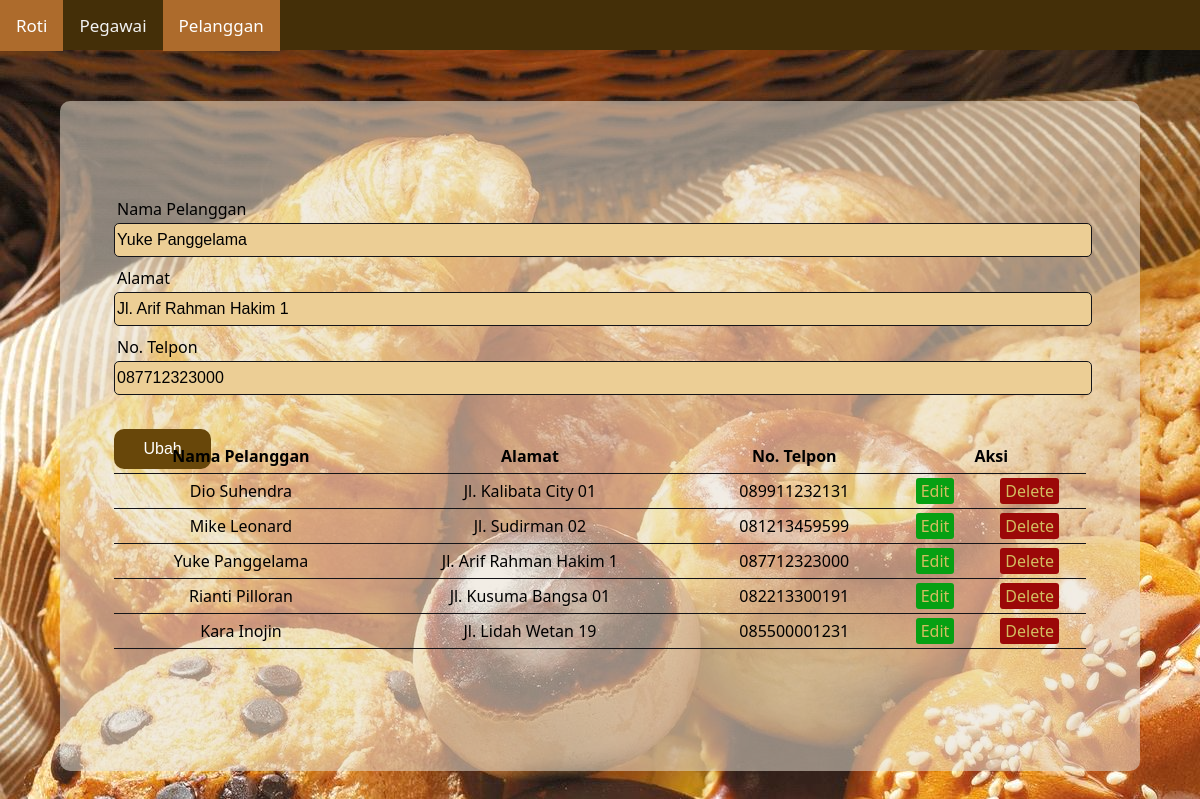
Screenshot of /pelanggan.php?edit=3 with the database file from the repository.
### tables this page shows
CREATE TABLE IF NOT EXISTS `pelanggan` (
  `id_pel` int(10) NOT NULL AUTO_INCREMENT,
  `nama_pel` varchar(20) NOT NULL,
  `alamat_pel` varchar(40) NOT NULL,
  `notelp_pel` char(12) NOT NULL,
  PRIMARY KEY (`id_pel`)
);

### conn_pelanggan.php (called while the page is built, shortened)
<?php
    $db = mysqli_connect('localhost', 'root', 'alfin99', 'tokoroti_db') or die ($db);
    $results = mysqli_query($db, "SELECT * FROM pelanggan");
?>

### pelanggan.php (the view, shortened to what this page needs)
<?php include('conn_pelanggan.php');
    if (isset($_GET['edit'])) {
        $idpel = $_GET['edit'];
        $edit_state = true;
        $rec = mysqli_query($db, "SELECT * FROM pelanggan WHERE id_pel=$idpel");
        $record = mysqli_fetch_array($rec);
        $name_pel = $record['nama_pel'];
        $alamat = $record['alamat_pel'];
        $notelp = $record['notelp_pel'];
    }
?>
<!DOCTYPE html>
<html lang="en">
<head>
    <link rel="stylesheet" href="style-pelanggan.css">
</head>
<body>
    <div class="header">
    <a class="active" href="roti.php">Roti</a>
            <a  href="pegawai.php">Pegawai</a>
            <a class="active" href="pelanggan.php">Pelanggan</a>
    </div>
    <div class="container">
        <div class="form-input">
            <form method="post" action="conn_pelanggan.php">
                <div class="input-group">
                    <label>Nama Pelanggan</label>
                    <input type="text" name="nama_pel" value="<?php echo $name_pel; ?>">
                </div>
                <div class="input-group">
                    <label>Alamat</label>
                    <input type="text" name="alamat_pel" value="<?php echo $alamat; ?>">
                </div>
                <div class="input-group">
                    <label>No. Telpon</label>
                    <input type="text" name="notelp_pel" value="<?php echo $notelp; ?>">
                </div>
                <div class="input-group">
                    <?php if ($edit_state == false): ?>
                    <button type="submit" name="simpan" class="btn">Simpan</button>
                    <?php else: ?>
                    <button type="submit" name="ubah" class="btn">Ubah</button>
                    <?php endif ?>
                </div>
            </form>
        </div>
        <div class="table-data">
            <table>
                <thead>
                    <tr>
                        <th>Nama Pelanggan</th>
                        <th>Alamat</th>
                        <th>No. Telpon</th>
                        <th colspan="2">Aksi</th>
                    </tr>
                </thead>
                <tbody>
                    <?php while ($row = mysqli_fetch_array($results)) { ?>
                    <tr>
                        <td><?php echo $row['nama_pel']; ?></td>
                        <td><?php echo $row['alamat_pel']; ?></td>
                        <td><?php echo $row['notelp_pel']; ?></td>
                        <td><a href="pelanggan.php?edit=<?php echo $row['id_pel']; ?>" class="edit-btn">Edit</a></td>
                        <td><a href="conn_pelanggan.php?del=<?php echo $row['id_pel']; ?>" class="del-btn">Delete</a></td>
                    </tr>
                    <?php } ?>
                </tbody>
            </table>
        </div>
    </div>
</body>
</html>

### style-pelanggan.css (style rules this page uses)
body { margin: 0; padding: 0; display: flex; justify-content: center; align-items: center; min-height: 100vh; background-image: url(img/bread-rolls-buns.jpg); font-family: 'Segoe UI', Tahoma, Geneva, Verdana, sans-serif; }
.header { top: 0; left: 0; text-align: center; background-color: #442f08; position: fixed; list-style: none; color: #FFFF; width: 100%; height: 50px; z-index: 1; }
.header a { float: left; color: #f2f2f2; text-align: center; padding: 14px 16px; text-decoration: none; font-size: 17px; }
.header a.active { background-color: rgb(173, 107, 44); color: white; }
.container { position: relative; width: 90%; margin-top: 6%; height: 670px; border-radius: 10px; align-items: center; display: flex; justify-content: space-around; background: rgba(231, 222, 208, 0.548); }
.container .form-input { position: absolute; width: 100%; display: flex; justify-content: center; align-items: center; height: 50%; padding: 5%; margin-top: -25%; border-radius: 10px; text-align: center; }
.container .table-data { position: absolute; width: 90%; display: flex; justify-content: center; align-items: center; height: 50%; padding: 5%; margin-top: 20%; border-radius: 10px; text-align: center; }
form { display: block; margin: auto; width: 100%; height: 100%; padding: 5%; text-align: left; }
.input-group { margin: 10px 0 10px 0px; }
.input-group label { display: block; text-align: left; margin: 3px; }
.input-group input { height: 30px; width: 100%; font-size: 16px; border-radius: 5px; background: rgb(236, 206, 149); border: 1px solid #141418; }
.btn { background-color: #68470a; border: none; color:rgb(255, 255, 255); width: 10%; margin-top: 2.5%; height: 40px; display: flex; text-decoration: none; display: inline-block; font-size: 16px; cursor: pointer; border-radius: 10px; }
table { width: 100%; margin: 30px auto; border-collapse: collapse; text-align: left; }
tr { border-bottom: 1px solid #141418; }
th, td { border: none; height: 30px; padding: 2px; text-align: center; }
.del-btn { text-decoration: none; padding: 2px 5px; color: rgb(211, 190, 97); border-radius: 3px; background: rgb(155, 8, 8); }
.edit-btn { text-decoration: none; padding: 2px 5px; color: rgb(211, 190, 97); border-radius: 3px; background: rgb(6, 160, 19); }

### rows the page displays
pelanggan: nama_pel "Yuke Panggelama", alamat_pel "Jl. Arif Rahman Hakim 1", notelp_pel "087712323000"
pelanggan: nama_pel "Dio Suhendra", alamat_pel "Jl. Kalibata City 01", notelp_pel "089911232131"
pelanggan: nama_pel "Mike Leonard", alamat_pel "Jl. Sudirman 02", notelp_pel "081213459599"
pelanggan: nama_pel "Rianti Pilloran", alamat_pel "Jl. Kusuma Bangsa 01", notelp_pel "082213300191"
pelanggan: nama_pel "Kara Inojin", alamat_pel "Jl. Lidah Wetan 19", notelp_pel "085500001231"
